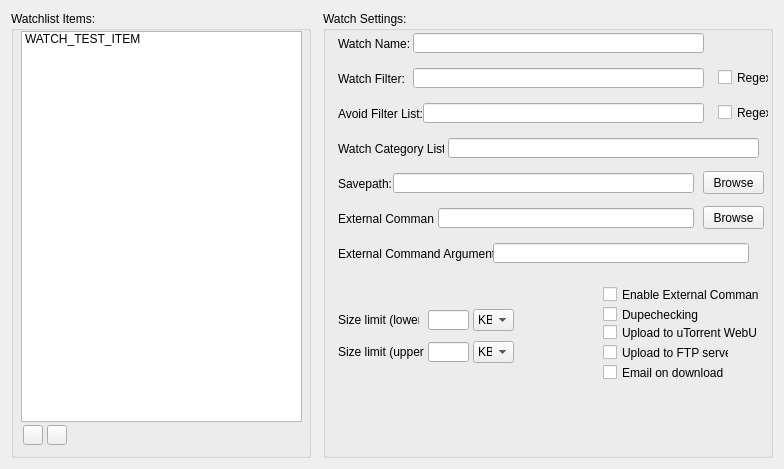
    <widget class="QWidget" name="watchlistTab">
     <attribute name="title">
      <string>Watch List</string>
     </attribute>
     <layout class="QHBoxLayout" name="horizontalLayout">
      <item>
       <widget class="QGroupBox" name="watchlistGroup">
        <property name="sizePolicy">
         <sizepolicy hsizetype="Fixed" vsizetype="Fixed">
          <horstretch>0</horstretch>
          <verstretch>0</verstretch>
         </sizepolicy>
        </property>
        <property name="minimumSize">
         <size>
          <width>300</width>
          <height>447</height>
         </size>
        </property>
        <property name="maximumSize">
         <size>
          <width>300</width>
          <height>447</height>
         </size>
        </property>
        <property name="title">
         <string>Watchlist Items:</string>
        </property>
        <widget class="QPushButton" name="WLGaddEntryButton">
         <property name="geometry">
          <rect>
           <x>12</x>
           <y>414</y>
           <width>20</width>
           <height>20</height>
          </rect>
         </property>
         <property name="font">
          <font>
           <family>Segoe UI</family>
           <pointsize>15</pointsize>
           <weight>50</weight>
           <bold>false</bold>
           <kerning>true</kerning>
          </font>
         </property>
         <property name="mouseTracking">
          <bool>false</bool>
         </property>
         <property name="text">
          <string/>
         </property>
         <property name="icon">
          <iconset resource="icon_resources.qrc">
           <normaloff>:/guiIcons/icons/plus-icon.png</normaloff>:/guiIcons/icons/plus-icon.png</iconset>
         </property>
        </widget>
        <widget class="QPushButton" name="WLGremoveEntryButton">
         <property name="geometry">
          <rect>
           <x>36</x>
           <y>414</y>
           <width>20</width>
           <height>20</height>
          </rect>
         </property>
         <property name="font">
          <font>
           <pointsize>15</pointsize>
           <weight>75</weight>
           <bold>true</bold>
          </font>
         </property>
         <property name="text">
          <string/>
         </property>
         <property name="icon">
          <iconset resource="icon_resources.qrc">
           <normaloff>:/guiIcons/icons/delete-icon.png</normaloff>:/guiIcons/icons/delete-icon.png</iconset>
         </property>
        </widget>
        <widget class="QListWidget" name="WLGwatchlistItemsList">
         <property name="geometry">
          <rect>
           <x>10</x>
           <y>20</y>
           <width>281</width>
           <height>391</height>
          </rect>
         </property>
         <item>
          <property name="text">
           <string>WATCH_TEST_ITEM</string>
          </property>
         </item>
        </widget>
       </widget>
      </item>
      <item>
       <spacer name="items_settings_spacer">
        <property name="orientation">
         <enum>Qt::Horizontal</enum>
        </property>
        <property name="sizeType">
         <enum>QSizePolicy::Fixed</enum>
        </property>
        <property name="sizeHint" stdset="0">
         <size>
          <width>6</width>
          <height>20</height>
         </size>
        </property>
       </spacer>
      </item>
      <item>
       <widget class="QGroupBox" name="watchlistSettingsGroup">
        <property name="sizePolicy">
         <sizepolicy hsizetype="Fixed" vsizetype="Fixed">
          <horstretch>0</horstretch>
          <verstretch>0</verstretch>
         </sizepolicy>
        </property>
        <property name="minimumSize">
         <size>
          <width>450</width>
          <height>447</height>
         </size>
        </property>
        <property name="maximumSize">
         <size>
          <width>450</width>
          <height>447</height>
         </size>
        </property>
        <property name="title">
         <string>Watch Settings:</string>
        </property>
        <widget class="QLineEdit" name="WLSGwatchNameTextbox">
         <property name="geometry">
          <rect>
           <x>90</x>
           <y>22</y>
           <width>291</width>
           <height>20</height>
          </rect>
         </property>
        </widget>
        <widget class="QLabel" name="WLSGwatchNameLabel">
         <property name="geometry">
          <rect>
           <x>15</x>
           <y>25</y>
           <width>71</width>
           <height>16</height>
          </rect>
         </property>
         <property name="text">
          <string>Watch Name: </string>
         </property>
         <property name="buddy">
          <cstring>WLSGwatchNameTextbox</cstring>
         </property>
        </widget>
        <widget class="QLabel" name="WLSGwatchFilterLabel">
         <property name="geometry">
          <rect>
           <x>15</x>
           <y>60</y>
           <width>66</width>
           <height>16</height>
          </rect>
         </property>
         <property name="text">
          <string>Watch Filter:</string>
         </property>
         <property name="buddy">
          <cstring>WLSGwatchFilterTextbox</cstring>
         </property>
        </widget>
        <widget class="QLineEdit" name="WLSGwatchFilterTextbox">
         <property name="geometry">
          <rect>
           <x>90</x>
           <y>57</y>
           <width>291</width>
           <height>20</height>
          </rect>
         </property>
        </widget>
        <widget class="QCheckBox" name="WLSGwatchFilterRegexCheck">
         <property name="geometry">
          <rect>
           <x>395</x>
           <y>58</y>
           <width>51</width>
           <height>17</height>
          </rect>
         </property>
         <property name="text">
          <string>Regex</string>
         </property>
        </widget>
        <widget class="QLabel" name="WLSGavoidFilterListLabel">
         <property name="geometry">
          <rect>
           <x>15</x>
           <y>95</y>
           <width>86</width>
           <height>16</height>
          </rect>
         </property>
         <property name="text">
          <string>Avoid Filter List: </string>
         </property>
         <property name="buddy">
          <cstring>WLSGavoidFilterListTextbox</cstring>
         </property>
        </widget>
        <widget class="QLineEdit" name="WLSGavoidFilterListTextbox">
         <property name="geometry">
          <rect>
           <x>100</x>
           <y>92</y>
           <width>281</width>
           <height>20</height>
          </rect>
         </property>
        </widget>
        <widget class="QCheckBox" name="WLSGavoidFilterListRegexCheck">
         <property name="geometry">
          <rect>
           <x>395</x>
           <y>93</y>
           <width>51</width>
           <height>17</height>
          </rect>
         </property>
         <property name="text">
          <string>Regex</string>
         </property>
        </widget>
        <widget class="QLabel" name="WLSGwatchCatListLabel">
         <property name="geometry">
          <rect>
           <x>15</x>
           <y>130</y>
           <width>106</width>
           <height>16</height>
          </rect>
         </property>
         <property name="text">
          <string>Watch Category List: </string>
         </property>
         <property name="buddy">
          <cstring>WLSGwatchCatListTextbox</cstring>
         </property>
        </widget>
        <widget class="QLineEdit" name="WLSGwatchCatListTextbox">
         <property name="geometry">
          <rect>
           <x>125</x>
           <y>127</y>
           <width>311</width>
           <height>20</height>
          </rect>
         </property>
        </widget>
        <widget class="QLabel" name="WLSGsavepathLabel">
         <property name="geometry">
          <rect>
           <x>15</x>
           <y>165</y>
           <width>56</width>
           <height>16</height>
          </rect>
         </property>
         <property name="text">
          <string>Savepath: </string>
         </property>
         <property name="buddy">
          <cstring>WLSGsavepathTextbox</cstring>
         </property>
        </widget>
        <widget class="QLineEdit" name="WLSGsavepathTextbox">
         <property name="geometry">
          <rect>
           <x>70</x>
           <y>162</y>
           <width>301</width>
           <height>20</height>
          </rect>
         </property>
        </widget>
        <widget class="QPushButton" name="WLSGsavepathBrowseButton">
         <property name="geometry">
          <rect>
           <x>380</x>
           <y>160</y>
           <width>61</width>
           <height>23</height>
          </rect>
         </property>
         <property name="text">
          <string>Browse</string>
         </property>
        </widget>
        <widget class="QLabel" name="WLSGexternalCommandLabel">
         <property name="geometry">
          <rect>
           <x>15</x>
           <y>200</y>
           <width>96</width>
           <height>16</height>
          </rect>
         </property>
         <property name="text">
          <string>External Command:</string>
         </property>
         <property name="buddy">
          <cstring>WLSGexternalCommandTextbox</cstring>
         </property>
        </widget>
        <widget class="QLineEdit" name="WLSGexternalCommandTextbox">
         <property name="geometry">
          <rect>
           <x>115</x>
           <y>197</y>
           <width>256</width>
           <height>20</height>
          </rect>
         </property>
         <property name="readOnly">
          <bool>true</bool>
         </property>
        </widget>
        <widget class="QPushButton" name="WLSGexternalCommandBrowseButton">
         <property name="geometry">
          <rect>
           <x>380</x>
           <y>195</y>
           <width>61</width>
           <height>23</height>
          </rect>
         </property>
         <property name="text">
          <string>Browse</string>
         </property>
        </widget>
        <widget class="QLabel" name="WLSGexternalCommandArgsLabel">
         <property name="geometry">
          <rect>
           <x>15</x>
           <y>235</y>
           <width>156</width>
           <height>16</height>
          </rect>
         </property>
         <property name="text">
          <string>External Command Arguments: </string>
         </property>
         <property name="buddy">
          <cstring>WLSGexternalCommandArgsTextbox</cstring>
         </property>
        </widget>
        <widget class="QLineEdit" name="WLSGexternalCommandArgsTextbox">
         <property name="geometry">
          <rect>
           <x>170</x>
           <y>232</y>
           <width>256</width>
           <height>20</height>
          </rect>
         </property>
        </widget>
        <widget class="QLabel" name="WLSGsizeLimitLowerLabel">
         <property name="geometry">
          <rect>
           <x>15</x>
           <y>301</y>
           <width>81</width>
           <height>16</height>
          </rect>
         </property>
         <property name="text">
          <string>Size limit (lower):</string>
         </property>
         <property name="buddy">
          <cstring>WLSGsizeLimitLowerTextbox</cstring>
         </property>
        </widget>
        <widget class="QLabel" name="WLSGsizeLimitUpperLabel">
         <property name="geometry">
          <rect>
           <x>15</x>
           <y>333</y>
           <width>86</width>
           <height>16</height>
          </rect>
         </property>
         <property name="text">
          <string>Size limit (upper):</string>
         </property>
         <property name="buddy">
          <cstring>WLSGsizeLimitUpperTextbox</cstring>
         </property>
        </widget>
        <widget class="QLineEdit" name="WLSGsizeLimitLowerTextbox">
         <property name="geometry">
          <rect>
           <x>105</x>
           <y>299</y>
           <width>41</width>
           <height>20</height>
          </rect>
         </property>
        </widget>
        <widget class="QLineEdit" name="WLSGsizeLimitUpperTextbox">
         <property name="geometry">
          <rect>
           <x>105</x>
           <y>331</y>
           <width>41</width>
           <height>20</height>
          </rect>
         </property>
        </widget>
        <widget class="QComboBox" name="WLSGsizeLimitLowerSuffixSelector">
         <property name="geometry">
          <rect>
           <x>150</x>
           <y>298</y>
           <width>41</width>
           <height>22</height>
          </rect>
         </property>
         <item>
          <property name="text">
           <string>KB</string>
          </property>
         </item>
         <item>
          <property name="text">
           <string>MB</string>
          </property>
         </item>
         <item>
          <property name="text">
           <string>GB</string>
          </property>
         </item>
        </widget>
        <widget class="QComboBox" name="WLSGsizeLimitUpperSuffixSelector">
         <property name="geometry">
          <rect>
           <x>150</x>
           <y>330</y>
           <width>41</width>
           <height>22</height>
          </rect>
         </property>
         <item>
          <property name="text">
           <string>KB</string>
          </property>
         </item>
         <item>
          <property name="text">
           <string>MB</string>
          </property>
         </item>
         <item>
          <property name="text">
           <string>GB</string>
          </property>
         </item>
        </widget>
        <widget class="QCheckBox" name="WLSGutWebUiCheckox">
         <property name="geometry">
          <rect>
           <x>280</x>
           <y>313</y>
           <width>156</width>
           <height>17</height>
          </rect>
         </property>
         <property name="text">
          <string>Upload to uTorrent WebUI</string>
         </property>
        </widget>
        <widget class="QCheckBox" name="WLSGftpUploadCheckbox">
         <property name="geometry">
          <rect>
           <x>280</x>
           <y>333</y>
           <width>126</width>
           <height>17</height>
          </rect>
         </property>
         <property name="text">
          <string>Upload to FTP server</string>
         </property>
        </widget>
        <widget class="QCheckBox" name="WLSGenableExternalCmdCheckbox">
         <property name="geometry">
          <rect>
           <x>280</x>
           <y>275</y>
           <width>156</width>
           <height>17</height>
          </rect>
         </property>
         <property name="text">
          <string>Enable External Command</string>
         </property>
        </widget>
        <widget class="QCheckBox" name="WLSGemailCheckbox">
         <property name="geometry">
          <rect>
           <x>280</x>
           <y>353</y>
           <width>126</width>
           <height>17</height>
          </rect>
         </property>
         <property name="text">
          <string>Email on download</string>
         </property>
        </widget>
        <widget class="QCheckBox" name="WLSGdupecheckingCheckbox">
         <property name="geometry">
          <rect>
           <x>280</x>
           <y>295</y>
           <width>101</width>
           <height>17</height>
          </rect>
         </property>
         <property name="text">
          <string>Dupechecking</string>
         </property>
        </widget>
       </widget>
      </item>
     </layout>
    </widget>
